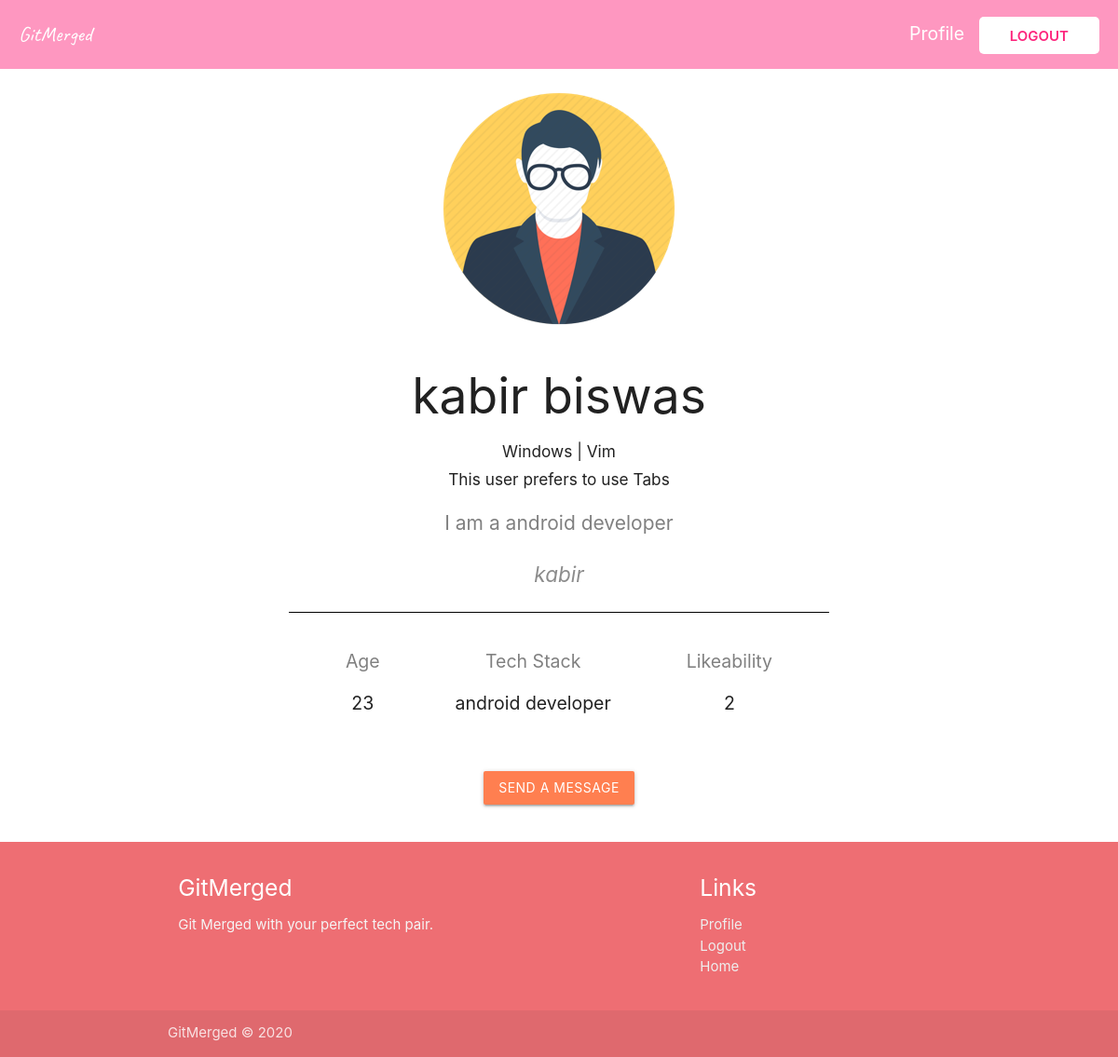
The page /user/2/ (signed in) on the database its author committed.
### users/models.py (models this page shows, shortened)
class Profile(models.Model):
    TEXT_C = [
        ("Vim", "Vim"),
        ("EMACS", "EMACS")
    ]
    GENDER_C = [
        ("Male", "Male"),
        ("Female", "Female"),
        ("Other", "Other")
    ]
    OS_C = [
        ("Windows", "Windows"),
        ("Mac", "Mac"),
        ("Linux", "Linux")
    ]
    SPACES_C = [
        ("Tabs", "Tabs"),
        ("Spaces", "Spaces")
    ]
    user = models.OneToOneField(User, on_delete=models.CASCADE)
    full_name = models.CharField(max_length=100, null=True)
    age = models.IntegerField(null=True)
    gender = models.CharField(
        max_length=50, blank=True, null=True, choices=GENDER_C)
    profile_image = models.ImageField(
        upload_to='profile_pic', default="default.jpg", null=True, blank=True)
    bio = models.TextField(null=True)
    tech_stack = models.CharField(max_length=500, null=True)
    editor = models.CharField(
        max_length=5, choices=TEXT_C, default=None, null=True, blank=True)
    os = models.CharField(
        max_length=10, choices=OS_C, default=None, null=True, blank=True)
    spacing = models.CharField(
        max_length=10, choices=SPACES_C, default=None, null=True, blank=True)
    likeability = models.ManyToManyField(
        User, related_name="likes", blank=True)
    blocked_by = models.ManyToManyField(
        User, related_name="blocked", blank=True)

### main/views.py (the view)
# urls.py: path("user/<int:pk>/", views.UserDetail.as_view(), name="user-detail"),
class UserDetail(LoginRequiredMixin, DetailView):
    model = Profile

### users/templates/users/profile_detail.html
{% extends "base.html" %}
{% load crispy_forms_tags %}
{% block content %}
<section>
  <div class="navigation navigation--bg">
    <a href="/" class="logo">GitMerged</a>
    <div>
      {% if user.is_authenticated %}
      <a href="{% url 'profile-page' %}" class="profile-link">Profile</a>
      <a href="{% url 'logout' %}" class="login">Logout</a>
      {% else %}
      <a href="{% url 'login' %}" class="login">Log in</a>
      {% endif %}
    </div>
  </div>
  <section class="profile">
    <div>
      <img src="{{object.profile_image.url}}" alt="" class="profile-image" />
    </div>
    <div class="profile-about">
      <h2>{{ object.full_name }}</h2>
      <h6>{{object.os}} | {{object.editor}}</h6>
      <h6>This user prefers to use {{object.spacing}}</h6>
      <p class="bio">{{ object.bio }}</p>
      <p class="username">{{ object.user.username }}</p>
    </div>
    <div class="stats">
      <div>
        <h4 class="header">Age</h4>
        <h4>{{ object.age }}</h4>
      </div>
      <div>
        <h4 class="header">Tech Stack</h4>
        <h4>{{object.tech_stack}}</h4>
      </div>
      <div>
        <h4 class="header">Likeability</h4>
        <h4>{{object.likeability.count}}</h4>
      </div>
    </div>
    <a
      href="{% url 'write-message' object.user.username %}"
      class="btn"
      style="margin: 20px; background: coral"
      >Send a Message</a
    >
  </section>
</section>
<footer class="page-footer">
  <div class="container">
    <div class="row">
      <div class="col l6 s12">
        <h5 class="white-text">GitMerged</h5>
        <p class="grey-text text-lighten-4">
          Git Merged with your perfect tech pair.
        </p>
      </div>
      <div class="col l4 offset-l2 s12">
        <h5 class="white-text">Links</h5>
        <ul>
          <li>
            <a class="grey-text text-lighten-3" href="{% url 'profile-page' %}"
              >Profile</a
            >
          </li>
          <li>
            <a class="grey-text text-lighten-3" href="{% url 'logout' %}"
              >Logout</a
            >
          </li>
          <li>
            <a class="grey-text text-lighten-3" href="{% url 'date-page' %}"
              >Home</a
            >
          </li>
        </ul>
      </div>
    </div>
  </div>
  <div class="footer-copyright">
    <div class="container">GitMerged © 2020</div>
  </div>
</footer>
{% endblock content %}

### main/static/main/main.css (style rules this page uses)
a { text-decoration: none !important; }
.navigation { z-index: 999; text-decoration: none; color: white; display: flex; justify-content: space-between; align-items: center; grid-row: 0/1; padding: 20px; font-size: 1.3rem; }
.navigation--bg { background: #fd267c7a; }
.logo { color: white; font-family: "Caveat", cursive; font-size: 1.5rem; }
.login { text-decoration: none; color: #fd267d; position: relative; background: white; padding: 0.7rem 2.2rem; text-transform: uppercase; font-weight: 600; font-size: 1rem; border-radius: 5px; }
.profile-link { text-decoration: none; color: white; margin-right: 10px; }
.profile { display: flex; margin: 20px; flex-wrap: wrap; justify-content: center; flex-direction: column; align-items: center; }
.profile-about { text-align: center; }
.profile-image { border-radius: 50%; margin: 5px; }
.bio { font-size: 1.4rem; color: gray; max-width: 50ch; }
.username { font-size: 1.5rem; color: grey; text-align: center; font-style: italic; opacity: 0.9; }
.stats { display: flex; justify-content: space-evenly; flex-wrap: wrap; align-items: center; width: 50%; text-align: center; margin-bottom: 60px; border-top: 1px solid black; }
.stats div { margin: 20px; height: 50px; }
.stats h4 { font-size: 1.3rem; }
.header { color: grey; }

### rows shown on the page
Profile: profile_image (picture), full_name "kabir biswas", os "Windows", editor "Vim", spacing "Tabs", bio "I am a android developer", user.username "kabir", age "23", tech_stack "android developer", likeability.count "2"
